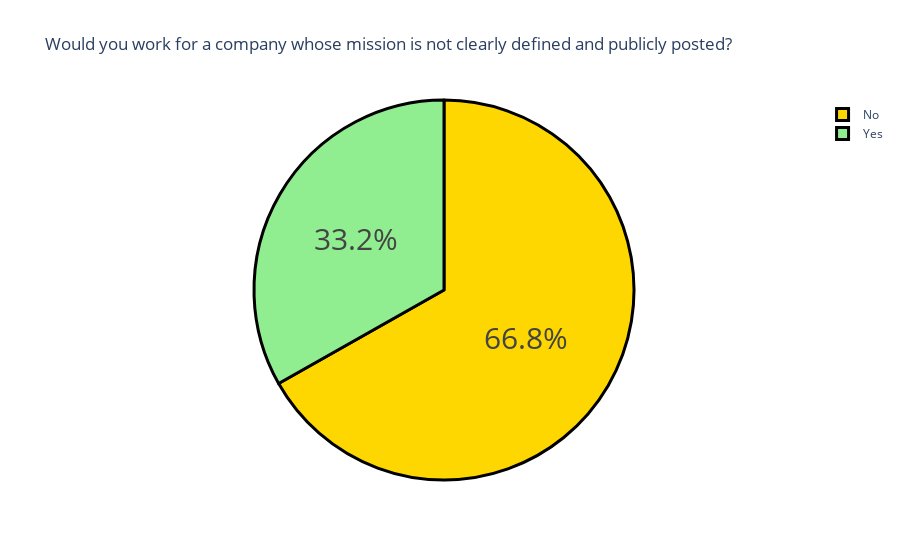

Notebook cell for this chart:
### Markdown cell above
## Now let’s have a look at whether they will work for a company whose mission is not clearly defined:

### Code cell
question4 = "Would you work for a company whose mission is not clearly defined and publicly posted."
question4 = data[question4].value_counts()
label = question4.index
counts = question4.values
colors = ['gold','lightgreen']
fig = go.Figure(data=[go.Pie(labels=label, values=counts)])
fig.update_layout(title_text='Would you work for a company whose mission is not clearly defined and publicly posted?')
fig.update_traces(hoverinfo='label+value', textinfo='percent', textfont_size=30,
                  marker=dict(colors=colors, line=dict(color='black', width=3)))
fig.show()

### Figure 1 — Plotly figure (JSON) as saved in the notebook; plotly's stock layout.template omitted (floating-point values rounded to 4 significant figures)
{"data": [{"hoverinfo": "label+value", "labels": ["No", "Yes"], "marker": {"colors": ["gold", "lightgreen"], "line": {"color": "black", "width": 3}}, "textfont": {"size": 30}, "textinfo": "percent", "type": "pie", "values": [157, 78]}], "layout": {"title": {"text": "Would you work for a company whose mission is not clearly defined and publicly posted?"}}}
